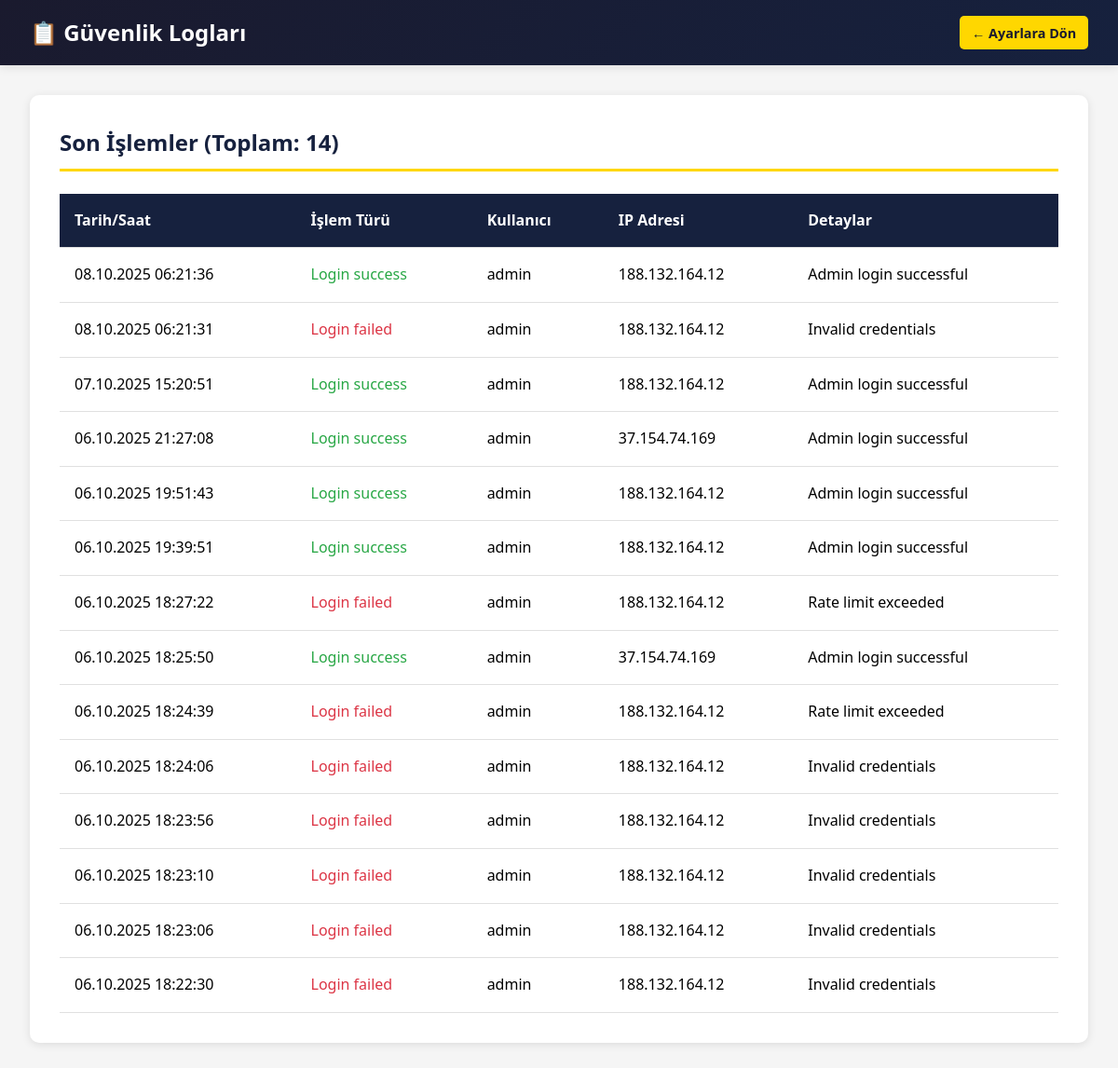
Screenshot of /admin/security_logs.php (signed in) with the database file from the repository.
### tables this page shows
CREATE TABLE `security_logs` (
  `id` int(11) NOT NULL,
  `log_type` enum('login_success','login_failed','logout','data_change','suspicious') NOT NULL,
  `username` varchar(50) DEFAULT NULL,
  `ip_address` varchar(45) DEFAULT NULL,
  `user_agent` varchar(255) DEFAULT NULL,
  `details` text DEFAULT NULL,
  `created_at` timestamp NOT NULL DEFAULT current_timestamp()
);

### config/database.php (called while the page is built, shortened)
<?php
class Database {
    private static $instance = null;
    private $connection;
    private function __construct() {
        $dsn = "mysql:host=" . DB_HOST . ";dbname=" . DB_NAME . ";charset=" . DB_CHARSET;
        $options = [
            PDO::ATTR_ERRMODE => PDO::ERRMODE_EXCEPTION,
            PDO::ATTR_DEFAULT_FETCH_MODE => PDO::FETCH_ASSOC,
            PDO::ATTR_EMULATE_PREPARES => false,
            PDO::MYSQL_ATTR_INIT_COMMAND => "SET NAMES " . DB_CHARSET
        ];
        try {
            $this->connection = new PDO($dsn, DB_USER, DB_PASS, $options);
        } catch (PDOException $e) {
            error_log("Database connection failed: " . $e->getMessage());
            die("Veritabanı bağlantısı başarısız. Lütfen sistem yöneticisi ile iletişime geçin.");
        }
    }
    public static function getInstance() {
        if (self::$instance === null) {
            self::$instance = new self();
        }
        return self::$instance;
    }
    public function query($sql, $params = []) {
        try {
            $stmt = $this->connection->prepare($sql);
            $stmt->execute($params);
            return $stmt;
        } catch (PDOException $e) {
            error_log("Query failed: " . $e->getMessage());
            throw $e;
        }
    }
    public function fetchOne($sql, $params = []) {
        $stmt = $this->query($sql, $params);
        return $stmt->fetch();
    }
    public function fetchAll($sql, $params = []) {
        $stmt = $this->query($sql, $params);
        return $stmt->fetchAll();
    }
}

### admin/security_logs.php (the view, shortened to what this page needs)
<?php
require_once '../config/database.php';
$db = Database::getInstance();
$page = isset($_GET['page']) ? (int)$_GET['page'] : 1;
$perPage = 50;
$offset = ($page - 1) * $perPage;
$totalLogs = $db->fetchOne("SELECT COUNT(*) as count FROM security_logs")['count'] ?? 0;
$logs = $db->fetchAll(
    "SELECT * FROM security_logs ORDER BY created_at DESC LIMIT ? OFFSET ?",
    [$perPage, $offset]
);
?>
<!DOCTYPE html>
<html lang="tr">
<head>
    <link rel="stylesheet" href="admin-style.css">
</head>
<body>
    <div class="header">
        <h1>📋 Güvenlik Logları</h1>
        <div class="header-right">
            <a href="settings.php" class="btn btn-small">← Ayarlara Dön</a>
        </div>
    </div>
    <div class="container">
        <div class="card">
            <h2>Son İşlemler (Toplam: <?php echo number_format($totalLogs); ?>)</h2>
            <?php if (empty($logs)): ?>
                <p style="text-align: center; padding: 2rem; color: #666;">Henüz log kaydı yok.</p>
            <?php else: ?>
                <div class="table-responsive">
                    <table>
                        <thead>
                            <tr>
                                <th>Tarih/Saat</th>
                                <th>İşlem Türü</th>
                                <th>Kullanıcı</th>
                                <th>IP Adresi</th>
                                <th>Detaylar</th>
                            </tr>
                        </thead>
                        <tbody>
                            <?php foreach ($logs as $log): ?>
                                <tr>
                                    <td><?php echo date('d.m.Y H:i:s', strtotime($log['created_at'])); ?></td>
                                    <td>
                                        <?php
                                        $class = 'log-success';
                                        if (strpos($log['log_type'], 'failed') !== false) $class = 'log-failed';
                                        ?>
                                        <span class="<?php echo $class; ?>">
                                            <?php echo htmlspecialchars(str_replace('_', ' ', ucfirst($log['log_type']))); ?>
                                        </span>
                                    </td>
                                    <td><?php echo htmlspecialchars($log['username'] ?? '-'); ?></td>
                                    <td><?php echo htmlspecialchars($log['ip_address']); ?></td>
                                    <td><?php echo htmlspecialchars($log['details'] ?? '-'); ?></td>
                                </tr>
                            <?php endforeach; ?>
                        </tbody>
                    </table>
                </div>
            <?php endif; ?>
        </div>
    </div>
</body>
</html>

### admin/admin-style.css (style rules this page uses)
* { margin: 0; padding: 0; box-sizing: border-box; }
body { font-family: 'Segoe UI', Tahoma, Geneva, Verdana, sans-serif; background: #f5f5f5; line-height: 1.6; }
.header { background: linear-gradient(135deg, #1a1a2e 0%, #16213e 100%); color: white; padding: 1rem 2rem; display: flex; justify-content: space-between; align-items: center; box-shadow: 0 2px 10px rgba(0,0,0,0.1); position: sticky; top: 0; z-index: 1000; flex-wrap: wrap; gap: 1rem; }
.header h1 { font-size: 1.5rem; }
.header-right { display: flex; gap: 1rem; align-items: center; flex-wrap: wrap; }
.btn { padding: 0.6rem 1.2rem; background: #ffd700; color: #1a1a2e; text-decoration: none; border-radius: 5px; font-weight: bold; border: none; cursor: pointer; transition: transform 0.3s; display: inline-block; }
.btn-small { padding: 0.4rem 0.8rem; font-size: 0.9rem; }
.container { max-width: 1400px; margin: 2rem auto; padding: 0 2rem; }
.card { background: white; padding: 2rem; border-radius: 10px; box-shadow: 0 2px 10px rgba(0,0,0,0.1); margin-bottom: 2rem; }
.card h2 { color: #16213e; margin-bottom: 1.5rem; padding-bottom: 0.5rem; border-bottom: 3px solid #ffd700; }
.table-responsive { overflow-x: auto; }
table { width: 100%; border-collapse: collapse; background: white; }
th, td { padding: 1rem; text-align: left; border-bottom: 1px solid #e0e0e0; }
th { background: #16213e; color: white; font-weight: 600; }

### admin/security_logs.php (style rules this page uses)
.log-success { color: #28a745; }
.log-failed { color: #dc3545; }

### rows the page displays
security_logs: created_at "08.10.2025 06:21:36", log_type "Login success", username "admin", ip_address "188.132.164.12", details "Admin login successful"
security_logs: created_at "08.10.2025 06:21:31", log_type "Login failed", username "admin", ip_address "188.132.164.12", details "Invalid credentials"
security_logs: created_at "07.10.2025 15:20:51", log_type "Login success", username "admin", ip_address "188.132.164.12", details "Admin login successful"
security_logs: created_at "06.10.2025 21:27:08", log_type "Login success", username "admin", ip_address "37.154.74.169", details "Admin login successful"
security_logs: created_at "06.10.2025 19:51:43", log_type "Login success", username "admin", ip_address "188.132.164.12", details "Admin login successful"
security_logs: created_at "06.10.2025 19:39:51", log_type "Login success", username "admin", ip_address "188.132.164.12", details "Admin login successful"
security_logs: created_at "06.10.2025 18:27:22", log_type "Login failed", username "admin", ip_address "188.132.164.12", details "Rate limit exceeded"
security_logs: created_at "06.10.2025 18:25:50", log_type "Login success", username "admin", ip_address "37.154.74.169", details "Admin login successful"
security_logs: created_at "06.10.2025 18:24:39", log_type "Login failed", username "admin", ip_address "188.132.164.12", details "Rate limit exceeded"
security_logs: created_at "06.10.2025 18:24:06", log_type "Login failed", username "admin", ip_address "188.132.164.12", details "Invalid credentials"
security_logs: created_at "06.10.2025 18:23:56", log_type "Login failed", username "admin", ip_address "188.132.164.12", details "Invalid credentials"
security_logs: created_at "06.10.2025 18:23:10", log_type "Login failed", username "admin", ip_address "188.132.164.12", details "Invalid credentials"
security_logs: created_at "06.10.2025 18:23:06", log_type "Login failed", username "admin", ip_address "188.132.164.12", details "Invalid credentials"
security_logs: created_at "06.10.2025 18:22:30", log_type "Login failed", username "admin", ip_address "188.132.164.12", details "Invalid credentials"

### other values shown
$totalLogs "14"
